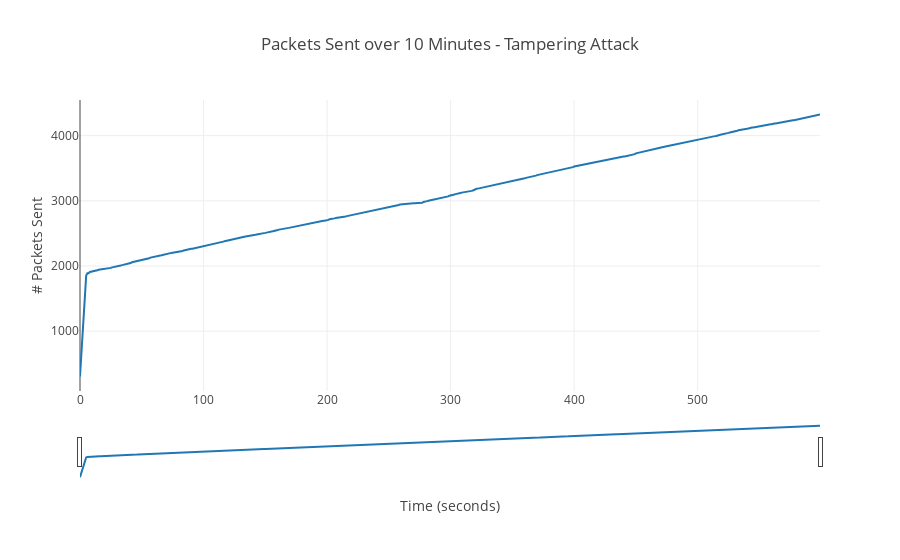

Write notebook code for a chart like this one.
### Code cell
data = [go.Scatter(
          x=np.arange(0, 600),
          y=getPacketsSent(df_tamper))]

layout = dict(
    title="Packets Sent over 10 Minutes - Tampering Attack",
    xaxis=dict(
        title='Time (seconds)',
        rangeslider=dict(
            visible = True
        )
    ), 
    yaxis=dict(
        title='# Packets Sent'
    )
)

iplot(dict(data=data, layout=layout))

### Figure 1 — Plotly figure (JSON) as saved in the notebook; plotly's stock layout.template omitted (floating-point values rounded to 4 significant figures; data arrays with more than 128 entries replaced by an {"elided": "..."} marker saying what was removed)
{"data": [{"type": "scatter", "uid": "e987a649-8ec8-46de-a605-f642bd87bbd8", "x": {"elided": "600 int values"}, "y": {"elided": "600 int values"}}], "layout": {"title": {"text": "Packets Sent over 10 Minutes - Tampering Attack"}, "xaxis": {"rangeslider": {"visible": true}, "title": {"text": "Time (seconds)"}}, "yaxis": {"title": {"text": "# Packets Sent"}}}}
